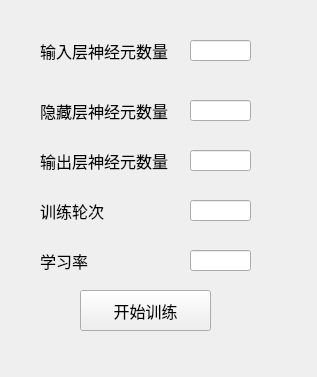
<?xml version="1.0" encoding="UTF-8"?>
<ui version="4.0">
 <class>Form</class>
 <widget class="QWidget" name="Form">
  <property name="geometry">
   <rect>
    <x>0</x>
    <y>0</y>
    <width>317</width>
    <height>377</height>
   </rect>
  </property>
  <property name="font">
   <font>
    <family>宋体</family>
    <pointsize>12</pointsize>
   </font>
  </property>
  <property name="windowTitle">
   <string>训练设置</string>
  </property>
  <widget class="QLabel" name="label">
   <property name="geometry">
    <rect>
     <x>40</x>
     <y>30</y>
     <width>141</width>
     <height>41</height>
    </rect>
   </property>
   <property name="text">
    <string>输入层神经元数量</string>
   </property>
  </widget>
  <widget class="QLabel" name="label_2">
   <property name="geometry">
    <rect>
     <x>40</x>
     <y>90</y>
     <width>141</width>
     <height>41</height>
    </rect>
   </property>
   <property name="text">
    <string>隐藏层神经元数量</string>
   </property>
  </widget>
  <widget class="QLabel" name="label_3">
   <property name="geometry">
    <rect>
     <x>40</x>
     <y>140</y>
     <width>141</width>
     <height>41</height>
    </rect>
   </property>
   <property name="text">
    <string>输出层神经元数量</string>
   </property>
  </widget>
  <widget class="QLabel" name="label_4">
   <property name="geometry">
    <rect>
     <x>40</x>
     <y>190</y>
     <width>141</width>
     <height>41</height>
    </rect>
   </property>
   <property name="text">
    <string>训练轮次</string>
   </property>
  </widget>
  <widget class="QLabel" name="label_5">
   <property name="geometry">
    <rect>
     <x>40</x>
     <y>240</y>
     <width>141</width>
     <height>41</height>
    </rect>
   </property>
   <property name="text">
    <string>学习率</string>
   </property>
  </widget>
  <widget class="QLineEdit" name="lineEdit">
   <property name="geometry">
    <rect>
     <x>190</x>
     <y>40</y>
     <width>61</width>
     <height>21</height>
    </rect>
   </property>
  </widget>
  <widget class="QLineEdit" name="lineEdit_2">
   <property name="geometry">
    <rect>
     <x>190</x>
     <y>100</y>
     <width>61</width>
     <height>21</height>
    </rect>
   </property>
  </widget>
  <widget class="QLineEdit" name="lineEdit_3">
   <property name="geometry">
    <rect>
     <x>190</x>
     <y>150</y>
     <width>61</width>
     <height>21</height>
    </rect>
   </property>
  </widget>
  <widget class="QLineEdit" name="lineEdit_4">
   <property name="geometry">
    <rect>
     <x>190</x>
     <y>200</y>
     <width>61</width>
     <height>21</height>
    </rect>
   </property>
  </widget>
  <widget class="QLineEdit" name="lineEdit_5">
   <property name="geometry">
    <rect>
     <x>190</x>
     <y>250</y>
     <width>61</width>
     <height>21</height>
    </rect>
   </property>
  </widget>
  <widget class="QPushButton" name="pushButton">
   <property name="geometry">
    <rect>
     <x>80</x>
     <y>290</y>
     <width>131</width>
     <height>41</height>
    </rect>
   </property>
   <property name="styleSheet">
    <string notr="true">{border:1px,}</string>
   </property>
   <property name="text">
    <string>开始训练</string>
   </property>
  </widget>
 </widget>
 <resources/>
 <connections/>
</ui>
